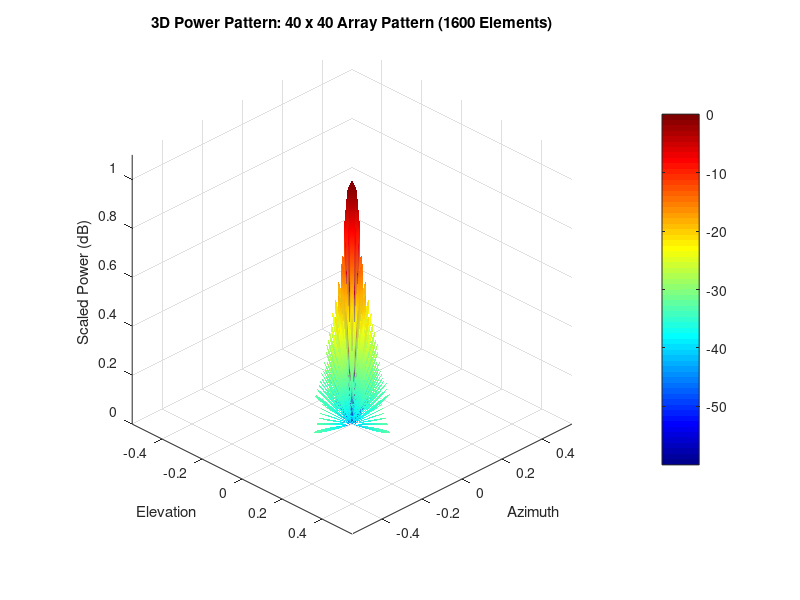
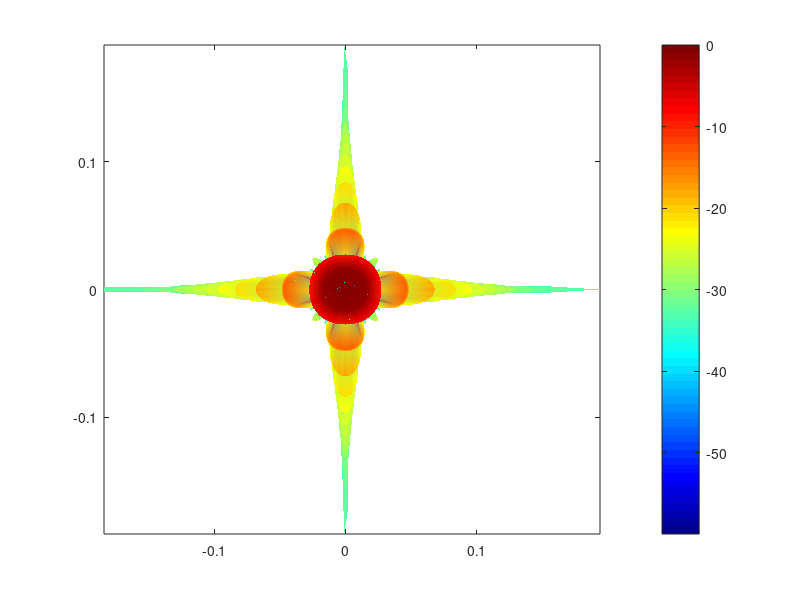

These charts were generated, in order, by the following MATLAB code: (Note: this script raises an error after producing the figures.)
%COURSE: ENG EC707 RADAR REMOTE SENSING
%PROF. : JOSHUA SEMETER
%AUTHOR: CHRISTOPHER LEMUS
%YEAR  : 2026 - SPRING
%HW #  : Final Project
%DUE   : April 23 2026 

% N x M Phased Array Antenna 3D Power Pattern (dB)
clear;
close all;

% --- Parameters ---
N =40; M = 40;      %  Array elements
d = 0.5;            % Element Spacing (lambda)
theta_steer = 20;   % Steering Angle (Elevation, deg)
phi_steer = 30;     % Steering Angle (Azimuth, deg)

% Create observation grid
psi = linspace(0, pi, 180);       % Elevation
phi = linspace(0, 2*pi, 360);       % Azimuth
[PHI, PSI] = meshgrid(phi, psi);

% Sum
factors = zeros(size(PSI));
for n =  0:N-1
    for m =  0:M-1
        % Phase contribution for element (n,m)
        psi = n * (2*pi*d*sin(PSI).*cos(PHI) ) + ...
              m * (2*pi*d*sin(PSI).*sin(PHI) );
        factors = factors + exp(1i * psi);
    end
end

% Power Pattern
F = abs(factors).^2;
F = F / max(F(:)); 
F_dB = 10 * log10(F + 1e-6); 

% --- 3D Visualization ---
% Convert to Cartesian for 3D plotting. 
% We scale the radius to a linear range based on dB: 
% 0 dB -> max radius, -40 dB -> 0 radius.
R_dB_scaled = (F_dB + 40) / 40; % Maps [-40, 0] to [0, 1]
R_dB_scaled(R_dB_scaled < 0) = 0;   % Threshold any value below -40 dB

X = R_dB_scaled .* sin(PSI) .* cos(PHI);
Y = R_dB_scaled .* sin(PSI) .* sin(PHI);
Z = R_dB_scaled .* cos(PSI);

% Plot as a 3D mesh surface
figure('Color', 'w');
surf(X, Y, Z, F_dB); % Color by original dB value
shading interp; 
colormap('jet'); 
colorbar;
view(45, 30); 
axis equal; 
grid on;
title(['3D Power Pattern: 40 x 40 Array Pattern (1600 Elements)']);
zlim([0 1.1]); % Set z-axis limit to show the lobe clearly
zlabel('Scaled Power (dB)');
xlabel('Elevation')
ylabel('Azimuth')

figure('Color', 'w');
pcolor(X, Y, F_dB);
shading interp; colormap('jet');
colorbar; 
clim([-40 0]); % 40dB dynamic range
axis square; 
grid on;
title(['40 x 40 Array Pattern (1600 Elements)']);
ylabel('u = sin(\theta)cos(\phi)'); 
xlabel('v = sin(\theta)sin(\phi)');
